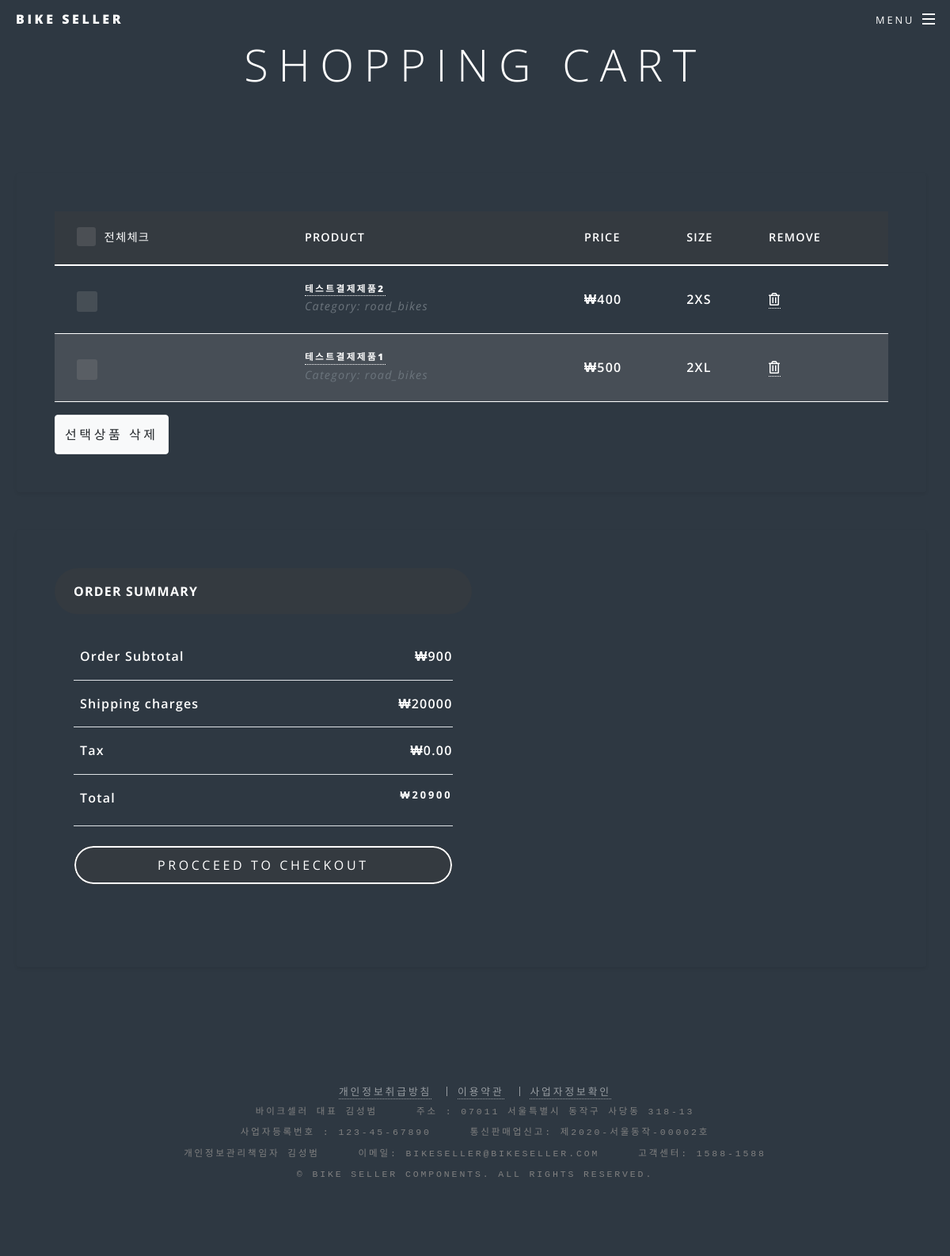
The page /bike/order_cart.php (signed in) on the database its author committed.
### tables this page shows
CREATE TABLE `user_cart` (
  `id` int NOT NULL AUTO_INCREMENT,
  `user_id` varchar(100) NOT NULL,
  `goods_id` varchar(100) NOT NULL,
  `goods_size` varchar(100) NOT NULL,
  PRIMARY KEY (`id`)
);

CREATE TABLE `goods_detail` (
  `id` int NOT NULL AUTO_INCREMENT,
  `prod_name` varchar(100) NOT NULL,
  `prod_cate` varchar(100) NOT NULL,
  `prod_price` varchar(100) NOT NULL,
  `prod_com` varchar(1000) NOT NULL,
  `thumbnail` varchar(100) NOT NULL,
  `goods_image_1` varchar(100) NOT NULL,
  `goods_image_2` varchar(100) NOT NULL,
  `goods_image_3` varchar(100) NOT NULL,
  PRIMARY KEY (`id`)
);

### bike/order_cart.php (the view, shortened to what this page needs)
<!DOCTYPE html>
<html>
<head>
	<link rel="stylesheet" href="https://maxcdn.bootstrapcdn.com/bootstrap/4.5.2/css/bootstrap.min.css"/>
  <link rel="stylesheet" href="https://cdnjs.cloudflare.com/ajax/libs/font-awesome/5.13.0/css/all.min.css">
	<link rel="stylesheet" href="assets/css/main.css" />
	<noscript></noscript><link rel="stylesheet" href="assets/css/noscript.css" /></noscript>
</head>
<body>
	<header id="header">
		<h1><a href="home.php">Bike Seller</a></h1>
		<nav id="nav">
			<ul>
				<li class="special">
					<a href="#menu" class="menuToggle"><span>Menu</span></a>
				</li>
			</ul>
		</nav>
	</header>
	<section>
  <div class="colorlib-product">
    <div class="px-4 px-lg-0">
      <div class="container text-white py-5 text-center">
        <h1 class="display-4">shopping cart</h1>
      </div>
  <div class="pb-5">
    <div class="container">
      <div class="row">
        <div class="col-lg-12 p-5 bg-black rounded shadow-sm mb-5">
          <div class="table-responsive">
            <table class="table">
              <thead>
                <tr>
                  <th scope="col" class="border-0 bg-dark">
                    <div class="p-2 px-3 text-uppercase">
                      <label class="form-check-label" for="check_all">전체체크</label>
                    </div>
                  </th>
                  <th scope="col" class="border-0 bg-dark">
                    <div class="p-2 px-3 text-uppercase">Product</div>
                  </th>
                  <th scope="col" class="border-0 bg-dark">
                    <div class="py-2 text-uppercase">Price</div>
                  </th>
                  <th scope="col" class="border-0 bg-dark">
                    <div class="py-2 text-uppercase">Size</div>
                  </th>
                  <th scope="col" class="border-0 bg-dark">
                    <div class="py-2 text-uppercase">Remove</div>
                  </th>
                </tr>
              </thead>
              <tbody>
                <tr>
                <?php
                  $host_name = '127.0.0.1';
                  $user_name = 'root';
                  $password = 'gozldgkwlak!724';
                  $dbName = 'user_data';
                  $tbName = 'user_cart';
                  $conn = mysqli_connect($host_name, $user_name, $password);
                  mysqli_select_db($conn, $dbName);
                  $query = "SELECT * FROM $tbName";
                  $result = mysqli_query($conn, $query)  or die ("query 접속 실패");
                  while($row = mysqli_fetch_array($result, MYSQLI_BOTH)){
                    $cart_id = $row[id];
                    $goods_id = $row[goods_id];
                    $goods_size = $row[goods_size];
                    if($_SESSION['user_id'] == $row[user_id]){
                      mysqli_select_db($conn, "goods_data");
                      $result_goods = mysqli_query($conn, "SELECT * FROM goods_detail WHERE id = $goods_id");
                      $result_row = mysqli_fetch_array($result_goods, MYSQLI_ASSOC);
                      echo "<tr>";
                      echo "  <td class=\"border-0 align-middle\">";
                      echo "    <div class=\"p-3\">";
                      echo "    </div>";
                      echo "  </td>";
                      echo "  <th scope=\"row\" class=\"border-0\">";
                      echo "    <div class=\"p-2\">";
                      echo "      <div class=\"ml-2 d-inline-block justify-content-center\">";
                      echo "        <h5 class=\"mb-0\"> <a href=\"#\" class=\"text-white d-inline-block align-middle\">$result_row[prod_name]</a></h5><span class=\"text-muted font-weight-normal font-italic d-block\">Category: $result_row[prod_cate]</span>";
                      echo "      </div>";
                      echo "    </div>";
                      echo "  </th>";
                      echo "  <td class=\"border-0 align-middle\"><strong>₩$result_row[prod_price]</strong></td>";
                      echo "  <td class=\"border-0 align-middle\"><strong>$goods_size</strong></td>";
                      echo "  <td class=\"border-0 align-middle\"><a href=\"order_cart_remove.php?cart_id=$cart_id\" class=\"text-white\"><i class=\"far fa-trash-alt\"></i></a></td>";
                      echo "</tr>";
                    }
                  }
                ?>
              </tbody>
            </table>
            <button type="button" class="btn btn-light" onClick="cart_delete()">선택상품 삭제</button>
          </div>
        </div>
      </div>
      <div class="row py-5 p-4 bg-bleck rounded shadow-sm">
        <div class="col-lg-6">
          <div class="bg-dark rounded-pill px-4 py-3 text-uppercase font-weight-bold">Order summary </div>
          <div class="p-4">
            <?php
              $host_name = '127.0.0.1';
              $user_name = 'root';
              $password = 'gozldgkwlak!724';
              $dbName = 'user_data';
              $tbName = 'user_cart';
              $conn = mysqli_connect($host_name, $user_name, $password);
              mysqli_select_db($conn, $dbName);
              $query = "SELECT * FROM $tbName";
              $result = mysqli_query($conn, $query)  or die ("query 접속 실패");
              $shipping_cost = 10000;
              while($row = mysqli_fetch_array($result, MYSQLI_BOTH)){
                $goods_id = $row[goods_id];
                if($_SESSION['user_id'] == $row[user_id]){
                  mysqli_select_db($conn, "goods_data");
                  $result_goods = mysqli_query($conn, "SELECT * FROM goods_detail WHERE id = $goods_id");
                  $result_row = mysqli_fetch_array($result_goods, MYSQLI_ASSOC);
                  $subtotal += $result_row[prod_price];
                  $shipping_charges += $shipping_cost;
                }
              }
              $total = $subtotal + $shipping_charges;
              echo "<form action=\"order_final.php\" method=\"POST\">";
              echo "  <ul class=\"list-unstyled mb-4\">";
              echo "    <li class=\"d-flex justify-content-between py-3 border-bottom\"><strong class=\"text-white\">Order Subtotal </strong><strong>₩$subtotal</strong></li>";
              echo "    <li class=\"d-flex justify-content-between py-3 border-bottom\"><strong class=\"text-white\">Shipping charges</strong><strong>₩$shipping_charges</strong></li>";
              echo "    <li class=\"d-flex justify-content-between py-3 border-bottom\"><strong class=\"text-white\">Tax</strong><strong>₩0.00</strong></li>";
              echo "    <li class=\"d-flex justify-content-between py-3 border-bottom\"><strong class=\"text-white\">Total</strong>";
              echo "      <h5 class=\"font-weight-bold\">₩$total</h5>";
              echo "    </li>";
              echo "  </ul>";
              echo "  <button class=\"btn btn-dark rounded-pill py-2 btn-block\" type=\"submit\" value=\"submit\">Procceed to checkout</button>";
              echo "</form>";
            ?>
          </div>
        </div>
      </div>
    </div>
  </div>
  </div>
	</section>
<footer id="footer" style="background : #2e3842;">
				<ul class="copyright">
					<li><a href="http://html5up.net">개인정보취급방침</a></li>
					<li><a href="http://html5up.net">이용약관</a></li>
					<li><a href="http://html5up.net">사업자정보확인</a></li>
<pre style="color : gray;">
바이크셀러 대표 김성범     주소 : 07011 서울특별시 동작구 사당동 318-13
사업자등록번호 : 123-45-67890     통신판매업신고: 제2020-서울동작-00002호
개인정보관리책임자 김성범     이메일: bikeseller@bikeseller.com     고객센터: 1588-1588
&copy; Bike Seller Components. All Rights Reserved.
</pre>
				</ul>
			</footer>
	</body>
</html>

### rows shown on the page
user_cart: goods_detail.prod_name "테스트결제제품2", goods_detail.prod_cate "road_bikes", goods_detail.prod_price "400", goods_size "2XS"
user_cart: goods_detail.prod_name "테스트결제제품1", goods_detail.prod_cate "road_bikes", goods_detail.prod_price "500", goods_size "2XL"

### other values the page prints
$subtotal "900"
$shipping_charges "20000"
$total "20900"
